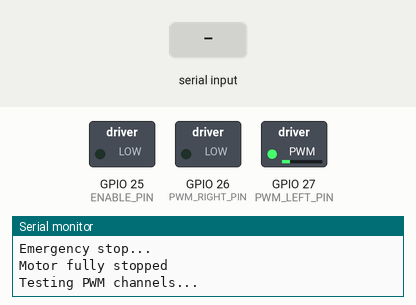
The sketch below on a simulated ESP32. On the bench: switched loads named in the sketch (green lamp = pin HIGH), the last lines printed to the serial monitor. Inputs (shaded band) come from the test bench.

Above: at 0.3 s.
At 1.6 s:
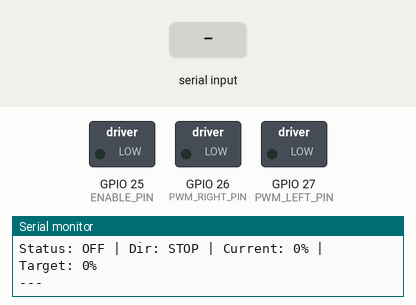
1.7 s: "ON\n" received over Serial
At 2.2 s:
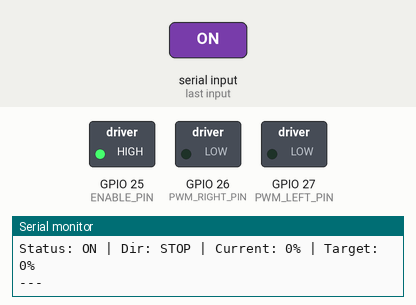
3.2 s: "OFF\n" received over Serial
4.7 s: "STATUS\n" received over Serial
Timing chart, 0 to 7.7 s (numbered marks = the images above; inputs shaded):
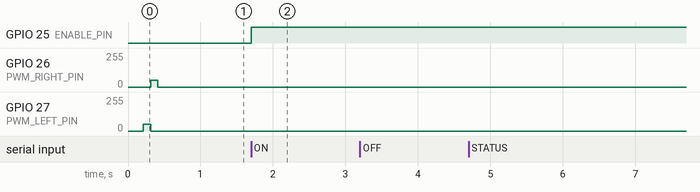

Measured:
- after the input at 1.7 s, GPIO 25 (ENABLE_PIN): LOW → HIGH at once

The sketch:

motorTest.ino
```cpp
// Motor PWM Control — 20 kHz with smooth ramp, compatible with Arduino Core 2.x and 3.x
// Serial commands: ON, OFF, L, R, 0–100 (speed %)

// Pin definitions
#define PWM_LEFT_PIN 27      // PWM pin for left direction
#define PWM_RIGHT_PIN 26     // PWM pin for right direction
#define ENABLE_PIN 25        // Enable pin for motor driver

// Smooth ramp settings
#define SMOOTH_STEP 2        // Speed increment per tick
#define SMOOTH_DELAY 20      // Milliseconds between ticks
#define PWM_FREQUENCY 20000  // 20 kHz PWM frequency
#define PWM_RESOLUTION 8     // 8-bit resolution (0–255)

// PWM channel assignments
#define PWM_LEFT_CHANNEL 0
#define PWM_RIGHT_CHANNEL 1

// State variables
int motorSpeed = 0;
int currentSpeed = 0;
char motorDirection = 'S';
char currentDirection = 'S';
bool motorEnabled = false;
unsigned long lastUpdate = 0;
bool systemReady = false;

void setup() {
  Serial.begin(115200);
  delay(100);
  Serial.println("=== MOTOR PWM CONTROL INIT ===");

  // Set all pins as outputs and drive them low
  pinMode(PWM_LEFT_PIN, OUTPUT);
  pinMode(PWM_RIGHT_PIN, OUTPUT);
  pinMode(ENABLE_PIN, OUTPUT);

  digitalWrite(PWM_LEFT_PIN, LOW);
  digitalWrite(PWM_RIGHT_PIN, LOW);
  digitalWrite(ENABLE_PIN, LOW);

  Serial.println("Pins configured and disabled");

  if (!setupPWMFrequency()) {
    Serial.println("ERROR: Failed to configure PWM!");
    while(1) delay(1000);
  }

  forceStopMotor();
  delay(100);
  testPWMChannels();

  systemReady = true;
  Serial.println("=== MOTOR PWM CONTROL 20kHz + SMOOTH ===");
  Serial.println("Commands:");
  Serial.println("  ON       - enable motor");
  Serial.println("  OFF      - disable motor");
  Serial.println("  L        - direction left");
  Serial.println("  R        - direction right");
  Serial.println("  0-100    - set speed (%)");
  Serial.println("  STATUS   - print current state");
  Serial.println("========================================");
  printStatus();
}

void loop() {
  if (!systemReady) {
    delay(100);
    return;
  }

  if (Serial.available() > 0) {
    String input = Serial.readStringUntil('\n');
    input.trim();
    input.toUpperCase();
    if (input.length() > 0) {
      processCommand(input);
    }
  }

  smoothMotorUpdate();
}

bool setupPWMFrequency() {
  Serial.println("Configuring PWM...");

  // ledcAttach returns configured frequency; works on both Core 2.x and 3.x
  double freq_left = ledcAttach(PWM_LEFT_PIN, PWM_FREQUENCY, PWM_RESOLUTION);
  if (freq_left == 0) {
    Serial.println("ERROR: Left PWM channel failed!");
    return false;
  }
  Serial.print("Left channel OK (");
  Serial.print(freq_left);
  Serial.println(" Hz)");

  double freq_right = ledcAttach(PWM_RIGHT_PIN, PWM_FREQUENCY, PWM_RESOLUTION);
  if (freq_right == 0) {
    Serial.println("ERROR: Right PWM channel failed!");
    return false;
  }
  Serial.print("Right channel OK (");
  Serial.print(freq_right);
  Serial.println(" Hz)");

  // Zero out both PWM channels
  ledcWrite(PWM_LEFT_PIN, 0);
  ledcWrite(PWM_RIGHT_PIN, 0);

  Serial.println("PWM configured successfully");
  return true;
}

void testPWMChannels() {
  Serial.println("Testing PWM channels...");

  ledcWrite(PWM_LEFT_PIN, 50);
  delay(100);
  ledcWrite(PWM_LEFT_PIN, 0);

  ledcWrite(PWM_RIGHT_PIN, 50);
  delay(100);
  ledcWrite(PWM_RIGHT_PIN, 0);

  Serial.println("PWM test complete");
}

void processCommand(String cmd) {
  Serial.print("Command: ");
  Serial.println(cmd);

  if (cmd == "ON") {
    motorEnabled = true;
    digitalWrite(ENABLE_PIN, HIGH);
    Serial.println("Motor ON");
  }
  else if (cmd == "OFF") {
    motorEnabled = false;
    motorSpeed = 0;
    Serial.println("Motor stopping...");
  }
  else if (cmd == "L") {
    if (motorDirection != 'L') {
      motorDirection = 'L';
      Serial.println("Direction: LEFT");
    }
  }
  else if (cmd == "R") {
    if (motorDirection != 'R') {
      motorDirection = 'R';
      Serial.println("Direction: RIGHT");
    }
  }
  else if (cmd == "STATUS") {
    printDetailedStatus();
    return;
  }
  else if (isNumeric(cmd)) {
    int speed = cmd.toInt();
    if (speed >= 0 && speed <= 100) {
      motorSpeed = speed;
      Serial.print("Target speed: ");
      Serial.print(motorSpeed);
      Serial.println("%");

      if (speed > 0 && !motorEnabled) {
        Serial.println("Auto-enabling motor...");
        motorEnabled = true;
        digitalWrite(ENABLE_PIN, HIGH);
      }
    } else {
      Serial.println("ERROR: Speed must be 0-100");
    }
  }
  else {
    Serial.println("ERROR: Unknown command");
    Serial.println("Valid commands: ON, OFF, L, R, 0-100, STATUS");
  }

  printStatus();
}

void smoothMotorUpdate() {
  unsigned long currentTime = millis();

  if (currentTime - lastUpdate < SMOOTH_DELAY) {
    return;
  }
  lastUpdate = currentTime;

  if (!motorEnabled) {
    if (currentSpeed > 0) {
      currentSpeed = max(0, currentSpeed - SMOOTH_STEP);
      updateMotorPWM();

      if (currentSpeed == 0) {
        digitalWrite(ENABLE_PIN, LOW);
        currentDirection = 'S';
        Serial.println("Motor OFF");
        printStatus();
      }
    }
    return;
  }

  if (motorDirection != currentDirection && currentSpeed > 0) {
    currentSpeed = max(0, currentSpeed - (SMOOTH_STEP * 2));
    updateMotorPWM();

    if (currentSpeed == 0) {
      currentDirection = motorDirection;
      Serial.print("Direction changed to: ");
      Serial.println(currentDirection == 'L' ? "LEFT" : "RIGHT");
    }
    return;
  }

  if (motorDirection != currentDirection && currentSpeed == 0) {
    currentDirection = motorDirection;
  }

  if (currentSpeed != motorSpeed) {
    int oldSpeed = currentSpeed;

    if (currentSpeed < motorSpeed) {
      currentSpeed = min(motorSpeed, currentSpeed + SMOOTH_STEP);
    } else {
      currentSpeed = max(motorSpeed, currentSpeed - SMOOTH_STEP);
    }

    if (oldSpeed != currentSpeed) {
      updateMotorPWM();
    }
  }
}

void updateMotorPWM() {
  if (currentSpeed == 0) {
    ledcWrite(PWM_LEFT_PIN, 0);
    ledcWrite(PWM_RIGHT_PIN, 0);
    return;
  }

  int pwmValue = map(currentSpeed, 0, 100, 0, 255);
  pwmValue = constrain(pwmValue, 0, 255);

  if (currentDirection == 'L') {
    ledcWrite(PWM_LEFT_PIN, pwmValue);
    ledcWrite(PWM_RIGHT_PIN, 0);
  }
  else if (currentDirection == 'R') {
    ledcWrite(PWM_LEFT_PIN, 0);
    ledcWrite(PWM_RIGHT_PIN, pwmValue);
  }
  else {
    ledcWrite(PWM_LEFT_PIN, 0);
    ledcWrite(PWM_RIGHT_PIN, 0);
  }
}

void forceStopMotor() {
  Serial.println("Emergency stop...");
  digitalWrite(ENABLE_PIN, LOW);
  ledcWrite(PWM_LEFT_PIN, 0);
  ledcWrite(PWM_RIGHT_PIN, 0);
  currentSpeed = 0;
  motorSpeed = 0;
  motorDirection = 'S';
  currentDirection = 'S';
  motorEnabled = false;
  Serial.println("Motor fully stopped");
}

void printStatus() {
  Serial.print("Status: ");
  Serial.print(motorEnabled ? "ON" : "OFF");
  Serial.print(" | Dir: ");

  switch(currentDirection) {
    case 'L': Serial.print("LEFT"); break;
    case 'R': Serial.print("RIGHT"); break;
    default: Serial.print("STOP"); break;
  }

  Serial.print(" | Current: ");
  Serial.print(currentSpeed);
  Serial.print("% | Target: ");
  Serial.print(motorSpeed);
  Serial.println("%");
  Serial.println("---");
}

void printDetailedStatus() {
  Serial.println("=== DETAILED STATUS ===");
  Serial.print("System: ");
  Serial.println(systemReady ? "READY" : "INITIALIZING");
  Serial.print("Motor: ");
  Serial.println(motorEnabled ? "ON" : "OFF");
  Serial.print("Enable pin (GPIO25): ");
  Serial.println(digitalRead(ENABLE_PIN) ? "HIGH" : "LOW");
  Serial.print("Current direction: ");
  Serial.println(currentDirection);
  Serial.print("Target direction: ");
  Serial.println(motorDirection);
  Serial.print("Current speed: ");
  Serial.print(currentSpeed);
  Serial.println("%");
  Serial.print("Target speed: ");
  Serial.print(motorSpeed);
  Serial.println("%");
  Serial.print("PWM frequency: ");
  Serial.print(PWM_FREQUENCY);
  Serial.println(" Hz");
  Serial.println("=====================");
}

bool isNumeric(String str) {
  if (str.length() == 0) return false;
  for (unsigned int i = 0; i < str.length(); i++) {
    if (!isDigit(str.charAt(i))) {
      return false;
    }
  }
  return true;
}
```
